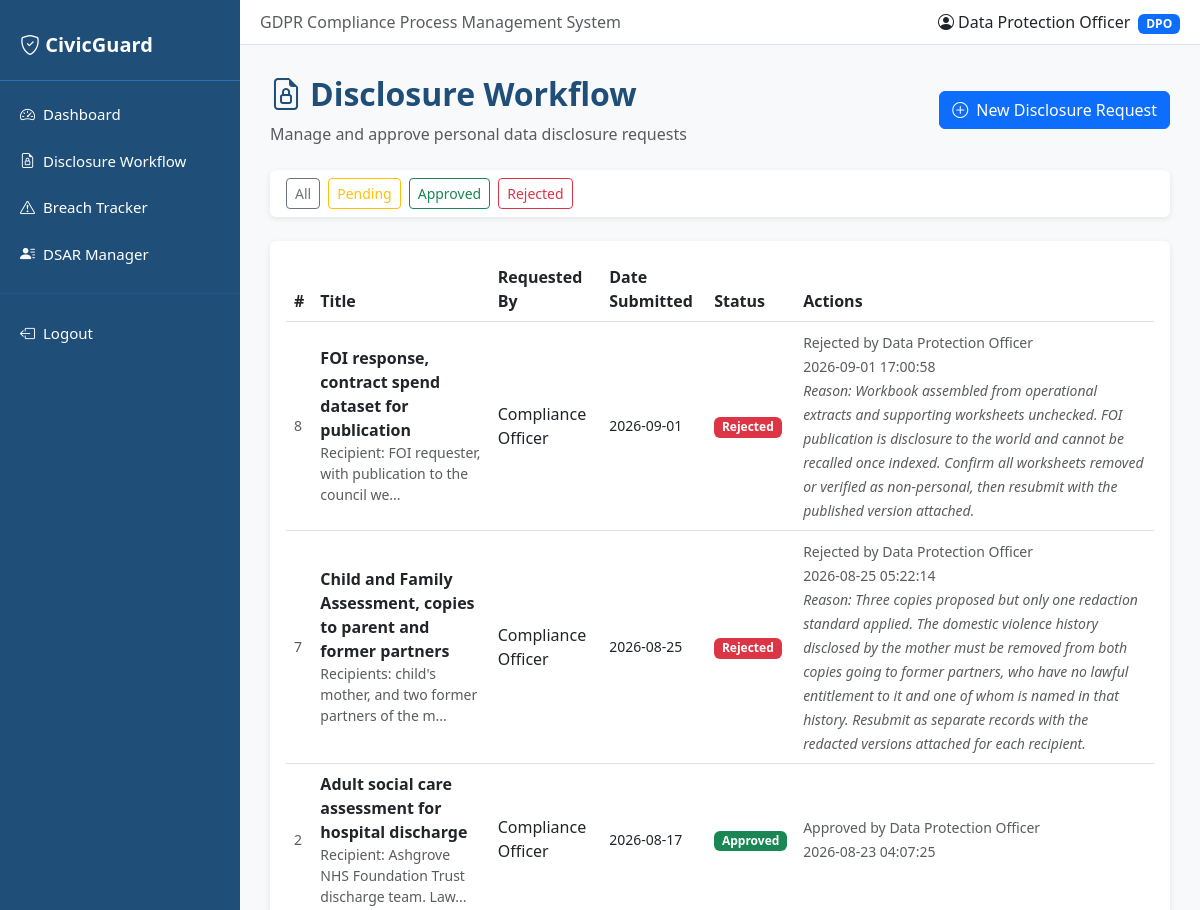
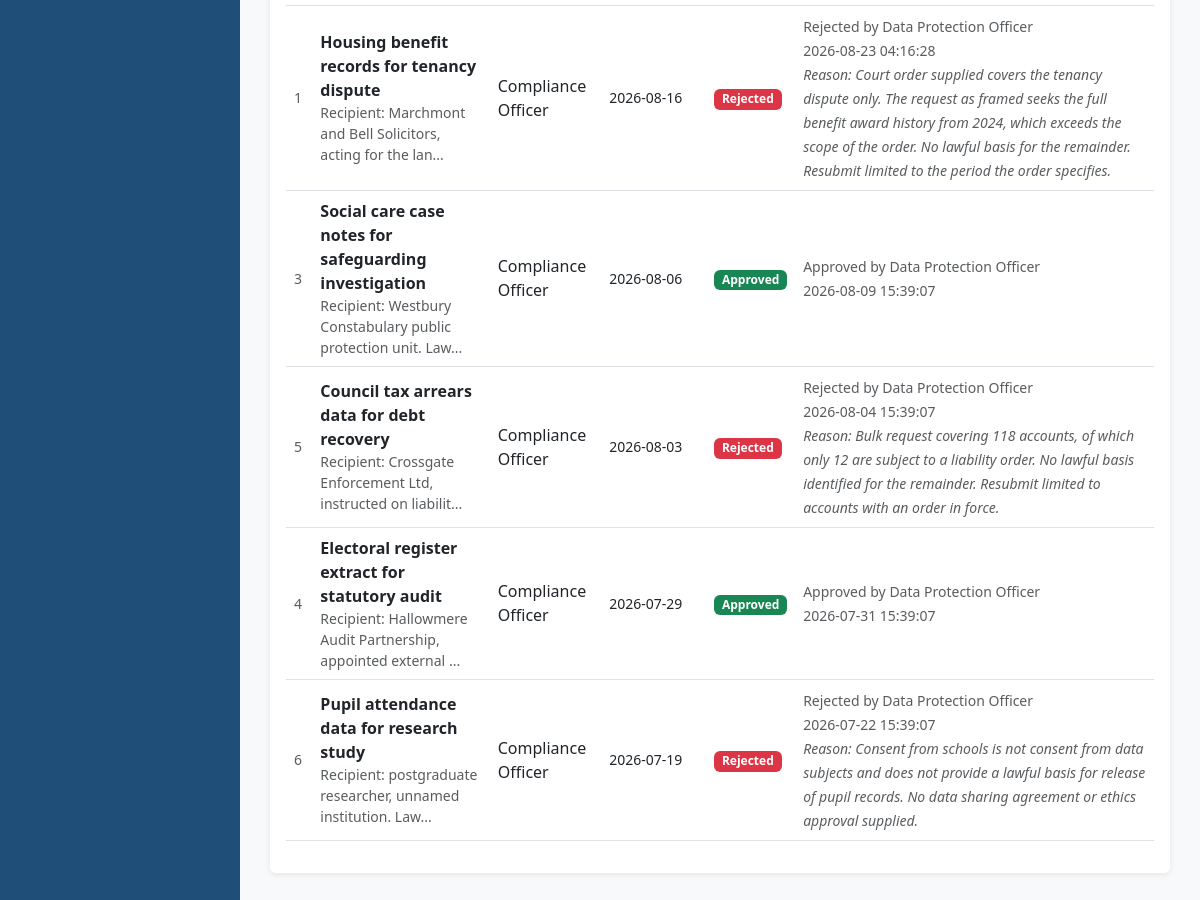
Screenshot of /disclosures (signed in) with the database file from the repository (2 pictures, top to bottom).
### tables this page shows
CREATE TABLE disclosures (
            id INTEGER PRIMARY KEY AUTOINCREMENT,
            title TEXT NOT NULL,
            description TEXT NOT NULL,
            requested_by TEXT NOT NULL,
            status TEXT DEFAULT 'Pending',
            created_at TIMESTAMP DEFAULT CURRENT_TIMESTAMP,
            updated_at TIMESTAMP DEFAULT CURRENT_TIMESTAMP,
            approved_by TEXT,
            notes TEXT
        );

### app.py (the view)
@app.route('/disclosures')
def disclosures():
    if 'user' not in session:
        return redirect(url_for('login'))
    status_filter = request.args.get('status')
    conn = get_db()
    if status_filter:
        rows = conn.execute(
            '''SELECT d.*,
                      (SELECT performed_at FROM audit_log
                       WHERE record_type = 'disclosure' AND record_id = d.id
                       ORDER BY id DESC LIMIT 1) AS last_action_at,
                      (SELECT action FROM audit_log
                       WHERE record_type = 'disclosure' AND record_id = d.id
                       ORDER BY id DESC LIMIT 1) AS last_action,
                       (SELECT reason FROM audit_log
                       WHERE record_type = 'disclosure' AND record_id = d.id
                       ORDER BY id DESC LIMIT 1) AS last_reason
               FROM disclosures d WHERE d.status = ? ORDER BY d.created_at DESC''',
            (status_filter,)
        ).fetchall()
    else:
        rows = conn.execute(
            '''SELECT d.*,
                      (SELECT performed_at FROM audit_log
                       WHERE record_type = 'disclosure' AND record_id = d.id
                       ORDER BY id DESC LIMIT 1) AS last_action_at,
                      (SELECT action FROM audit_log
                       WHERE record_type = 'disclosure' AND record_id = d.id
                       ORDER BY id DESC LIMIT 1) AS last_action,
                       (SELECT reason FROM audit_log
                       WHERE record_type = 'disclosure' AND record_id = d.id
                       ORDER BY id DESC LIMIT 1) AS last_reason
               FROM disclosures d ORDER BY d.created_at DESC'''
        ).fetchall()
    conn.close()
    return render_template('disclosures.html', disclosures=rows)

### app.py (called while the page is built)
def get_db():
    conn = sqlite3.connect(DATABASE)
    conn.row_factory = sqlite3.Row
    return conn

### templates/disclosures.html (shortened to what this page needs)
{% extends "base.html" %}
{% block content %}
<div class="d-flex justify-content-between align-items-center mb-4">
    <div>
        <h2 class="fw-bold" style="color: #1F4E79;">
            <i class="bi bi-file-earmark-lock me-2"></i>Disclosure Workflow
        </h2>
        <p class="text-muted mb-0">Manage and approve personal data disclosure requests</p>
    </div>
    <button class="btn btn-primary" data-bs-toggle="modal" data-bs-target="#newDisclosureModal">
        <i class="bi bi-plus-circle me-2"></i>New Disclosure Request
    </button>
</div>
<div class="card mb-4">
    <div class="card-body py-2">
        <div class="d-flex gap-2">
            <a href="{{ url_for('disclosures') }}" class="btn btn-sm btn-outline-secondary">All</a>
            <a href="{{ url_for('disclosures', status='Pending') }}" class="btn btn-sm btn-outline-warning">Pending</a>
            <a href="{{ url_for('disclosures', status='Approved') }}" class="btn btn-sm btn-outline-success">Approved</a>
            <a href="{{ url_for('disclosures', status='Rejected') }}" class="btn btn-sm btn-outline-danger">Rejected</a>
        </div>
    </div>
</div>
<div class="card">
    <div class="card-body">
        {% if disclosures %}
        <div class="table-responsive">
            <table class="table table-hover align-middle">
                <thead style="background-color:#f8f9fa;">
                    <tr>
                        <th>#</th>
                        <th>Title</th>
                        <th>Requested By</th>
                        <th>Date Submitted</th>
                        <th>Status</th>
                        <th>Actions</th>
                    </tr>
                </thead>
                <tbody>
                    {% for d in disclosures %}
                    <tr>
                        <td class="text-muted small">{{ d['id'] }}</td>
                        <td>
                            <div class="fw-bold">{{ d['title'] }}</div>
                            <div class="text-muted small">{{ d['description'][:60] }}...</div>
                        </td>
                        <td>{{ d['requested_by'] }}</td>
                        <td class="small">{{ d['created_at'][:10] }}</td>
                        <td>
                            {% if d['status'] == 'Pending' %}
                            <span class="badge bg-warning text-dark">Pending</span>
                            {% elif d['status'] == 'Approved' %}
                            <span class="badge bg-success">Approved</span>
                            {% elif d['status'] == 'Rejected' %}
                            <span class="badge bg-danger">Rejected</span>
                            {% endif %}
                        </td>
                        <td>
                            {% if session['role'] == 'DPO' and d['status'] == 'Pending' %}
                            <form method="POST" action="{{ url_for('update_disclosure', id=d['id']) }}" class="d-inline">
                                <input type="hidden" name="action" value="approve">
                                <button class="btn btn-sm btn-success me-1">
                                    <i class="bi bi-check-lg"></i> Approve
                                </button>
                            </form>
                            <form method="POST" action="{{ url_for('update_disclosure', id=d['id']) }}" class="d-inline"
                              onsubmit="var r = prompt('Reason for rejection:'); if (!r) return false; this.reason.value = r;">
                            <input type="hidden" name="action" value="reject">
                            <input type="hidden" name="reason" value="">
                            <button class="btn btn-sm btn-danger">
                                <i class="bi bi-x-lg"></i> Reject
                            </button>
                        </form>
                            {% else %}
                            <span class="text-muted small">
                              {% if d['approved_by'] %}
                        {{ d['last_action'] or d['status'] }} by {{ d['approved_by'] }}
                        {% if d['last_action_at'] %}<br>{{ d['last_action_at'] }}{% endif %}
                        {% if d['last_reason'] %}<br><em>Reason: {{ d['last_reason'] }}</em>{% endif %}
                    {% else %}-{% endif %}
                            </span>
                            {% endif %}
                        </td>
                    </tr>
                    {% endfor %}
                </tbody>
            </table>
        </div>
        {% else %}
        <div class="text-center py-5 text-muted">
            <i class="bi bi-inbox" style="font-size:48px;"></i>
            <p class="mt-3">No disclosure requests found.</p>
            <p class="small">Click "New Disclosure Request" to add one.</p>
        </div>
        {% endif %}
    </div>
</div>
{% endblock %}

### templates/base.html (shortened to what this page needs)
<!DOCTYPE html>
<html lang="en">
<head>
    <link href="https://cdn.jsdelivr.net/npm/bootstrap@5.3.0/dist/css/bootstrap.min.css" rel="stylesheet">
    <link href="https://cdn.jsdelivr.net/npm/bootstrap-icons@1.10.0/font/bootstrap-icons.css" rel="stylesheet">
</head>
<body>
{% if session.user %}
<div class="d-flex">
    <div class="sidebar" style="width: 240px; min-width: 240px;">
        <div class="brand">
            <i class="bi bi-shield-check"></i> CivicGuard
        </div>
        <a href="{{ url_for('dashboard') }}"><i class="bi bi-speedometer2 me-2"></i>Dashboard</a>
        <a href="{{ url_for('disclosures') }}"><i class="bi bi-file-earmark-lock me-2"></i>Disclosure Workflow</a>
        <a href="{{ url_for('breaches') }}"><i class="bi bi-exclamation-triangle me-2"></i>Breach Tracker</a>
        <a href="{{ url_for('dsars') }}"><i class="bi bi-person-lines-fill me-2"></i>DSAR Manager</a>
        <hr style="border-color: #2E74B5;">
        <a href="{{ url_for('logout') }}"><i class="bi bi-box-arrow-left me-2"></i>Logout</a>
    </div>
    <div class="flex-grow-1">
        <div class="navbar-top d-flex justify-content-between align-items-center">
            <span class="text-muted">GDPR Compliance Process Management System</span>
            <span><i class="bi bi-person-circle me-1"></i>{{ session.full_name }}
            <span class="badge bg-primary ms-1">{{ session.role }}</span></span>
        </div>
        <div class="main-content">
            {% block content %}{% endblock %}
        </div>
    </div>
</div>
{% else %}
{% block auth %}{% endblock %}
{% endif %}
</body>
</html>

### templates/base.html (style rules this page uses)
body { background-color: #f8f9fa; }
.sidebar { min-height: 100vh; background-color: #1F4E79; padding-top: 20px; }
.sidebar a { color: #ffffff; text-decoration: none; display: block; padding: 12px 20px; font-size: 15px; }
.sidebar .brand { color: white; font-size: 20px; font-weight: bold; padding: 10px 20px 20px 20px; border-bottom: 1px solid #2E74B5; margin-bottom: 10px; }
.main-content { padding: 30px; }
.navbar-top { background-color: white; border-bottom: 1px solid #dee2e6; padding: 10px 20px; }
.card { border: none; box-shadow: 0 2px 6px rgba(0,0,0,0.08); }

### rows the page displays
disclosures: id "8", title "FOI response, contract spend dataset for publication", description "Recipient: FOI requester, with publication to the council we", requested_by "Compliance Officer", created_at "2026-09-01", shows "Rejected", status "Rejected", approved_by "Data Protection Officer", last_action_at "2026-09-01 17:00:58", last_reason "Workbook assembled from operational extracts and supporting worksheets unchecked. FOI publication is disclosure to the world and cannot be recalled once indexed. Confirm all worksheets removed or verified as non-personal, then resubmit with the published version attached."
disclosures: id "7", title "Child and Family Assessment, copies to parent and former partners", description "Recipients: child's mother, and two former partners of the m", requested_by "Compliance Officer", created_at "2026-08-25", shows "Rejected", status "Rejected", approved_by "Data Protection Officer", last_action_at "2026-08-25 05:22:14", last_reason "Three copies proposed but only one redaction standard applied. The domestic violence history disclosed by the mother must be removed from both copies going to former partners, who have no lawful entitlement to it and one of whom is named in that history. Resubmit as separate records with the redacted versions attached for each recipient."
disclosures: id "2", title "Adult social care assessment for hospital discharge", description "Recipient: Ashgrove NHS Foundation Trust discharge team. Law", requested_by "Compliance Officer", created_at "2026-08-17", shows "Approved", status "Approved", approved_by "Data Protection Officer", last_action_at "2026-08-23 04:07:25"
disclosures: id "1", title "Housing benefit records for tenancy dispute", description "Recipient: Marchmont and Bell Solicitors, acting for the lan", requested_by "Compliance Officer", created_at "2026-08-16", shows "Rejected", status "Rejected", approved_by "Data Protection Officer", last_action_at "2026-08-23 04:16:28", last_reason "Court order supplied covers the tenancy dispute only. The request as framed seeks the full benefit award history from 2024, which exceeds the scope of the order. No lawful basis for the remainder. Resubmit limited to the period the order specifies."
disclosures: id "3", title "Social care case notes for safeguarding investigation", description "Recipient: Westbury Constabulary public protection unit. Law", requested_by "Compliance Officer", created_at "2026-08-06", shows "Approved", status "Approved", approved_by "Data Protection Officer", last_action_at "2026-08-09 15:39:07"
disclosures: id "5", title "Council tax arrears data for debt recovery", description "Recipient: Crossgate Enforcement Ltd, instructed on liabilit", requested_by "Compliance Officer", created_at "2026-08-03", shows "Rejected", status "Rejected", approved_by "Data Protection Officer", last_action_at "2026-08-04 15:39:07", last_reason "Bulk request covering 118 accounts, of which only 12 are subject to a liability order. No lawful basis identified for the remainder. Resubmit limited to accounts with an order in force."
disclosures: id "4", title "Electoral register extract for statutory audit", description "Recipient: Hallowmere Audit Partnership, appointed external", requested_by "Compliance Officer", created_at "2026-07-29", shows "Approved", status "Approved", approved_by "Data Protection Officer", last_action_at "2026-07-31 15:39:07"
disclosures: id "6", title "Pupil attendance data for research study", description "Recipient: postgraduate researcher, unnamed institution. Law", requested_by "Compliance Officer", created_at "2026-07-19", shows "Rejected", status "Rejected", approved_by "Data Protection Officer", last_action_at "2026-07-22 15:39:07", last_reason "Consent from schools is not consent from data subjects and does not provide a lawful basis for release of pupil records. No data sharing agreement or ethics approval supplied."

### other values shown
{{ session.full_name }} "Data Protection Officer"
{{ session.role }} "DPO"
